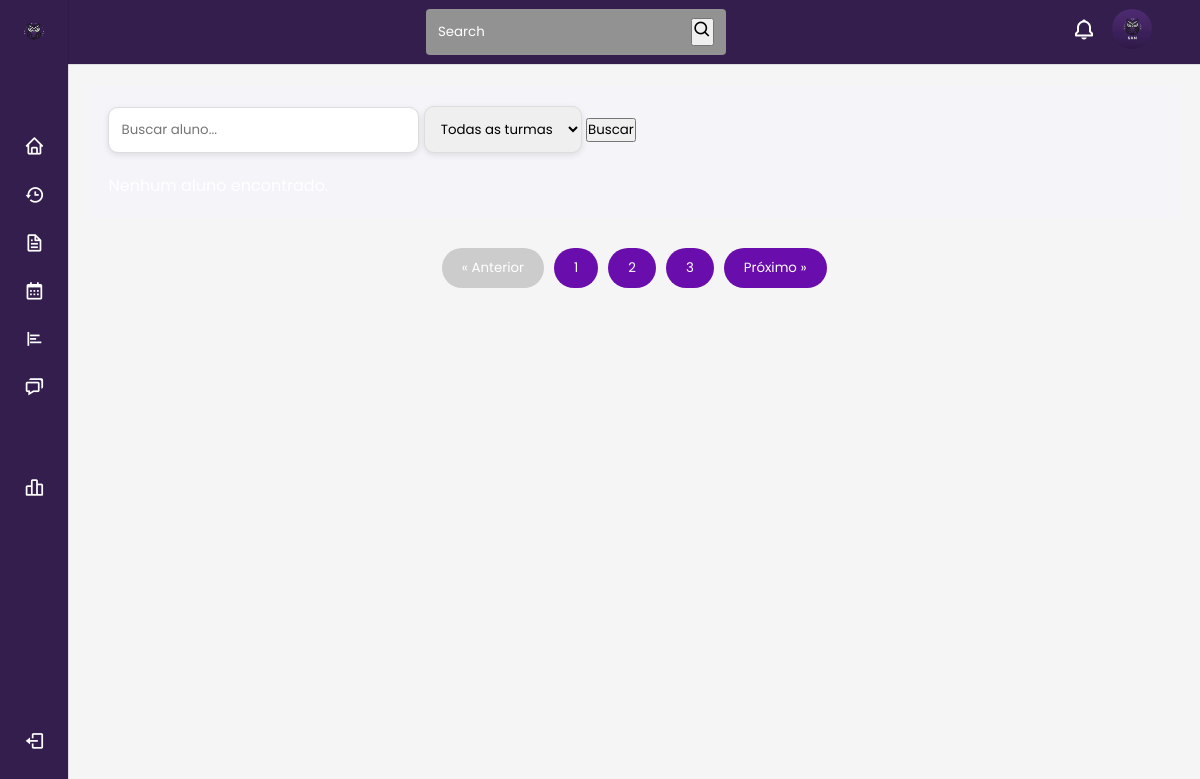
The app's page /pages/professor/dashboard/alunos.php, older data.
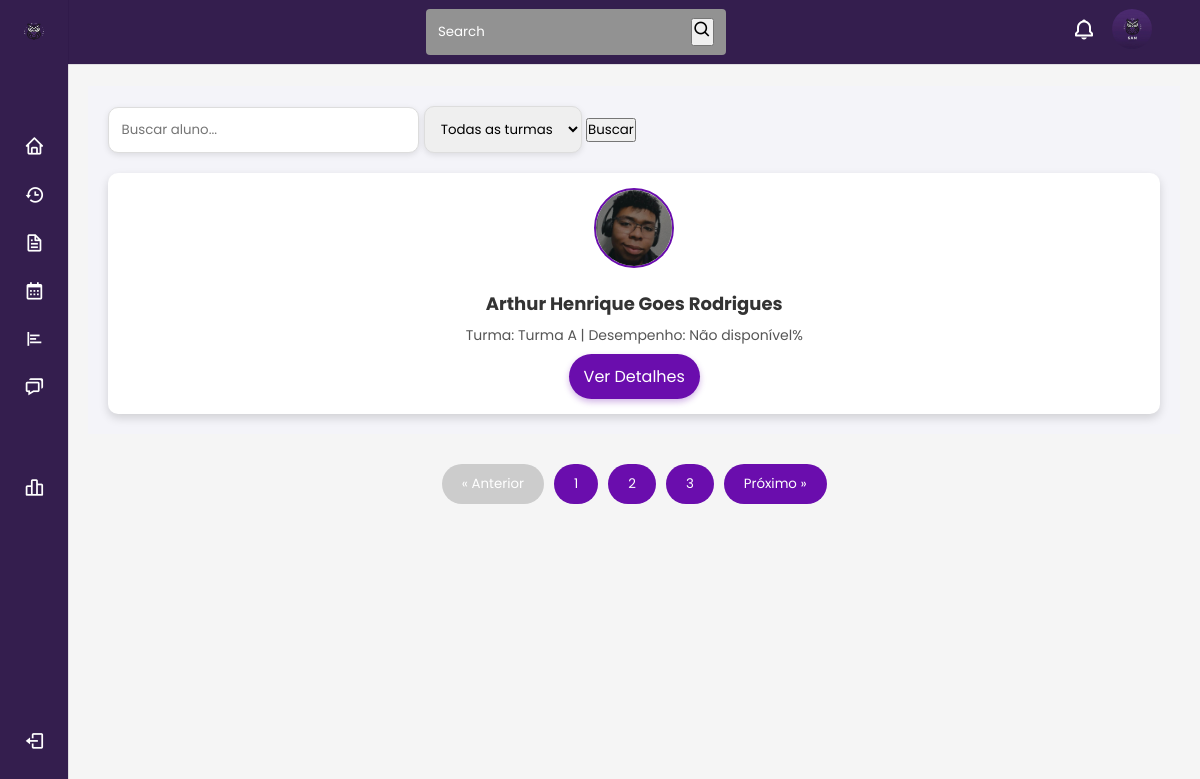
The same page, newer data.
### tables this page shows
CREATE TABLE `turma` (
  `id` int(11) NOT NULL,
  `nome` varchar(50) NOT NULL,
  `disciplina_id` int(11) NOT NULL,
  `professor_id` int(11) NOT NULL,
  `coordenador_id` int(11) NOT NULL,
  `data_inicio` date NOT NULL,
  `data_fim` date NOT NULL,
  `status` enum('ativo','pendente','risco','concluido') DEFAULT NULL,
  `data_criacao` timestamp NOT NULL DEFAULT current_timestamp(),
  `turno` enum('manha','tarde','noite') DEFAULT NULL,
  `periodo` enum('1bim','2bim','3bim','4bim') DEFAULT NULL,
  `progresso` tinyint(3) UNSIGNED DEFAULT 0,
  `aluno_id` int(11) DEFAULT NULL
);

CREATE TABLE `usuarios` (
  `id` int(11) NOT NULL,
  `RM` varchar(10) NOT NULL,
  `cpf` varchar(11) DEFAULT NULL,
  `foto` varchar(255) DEFAULT NULL,
  `email` varchar(40) NOT NULL,
  `senha` varchar(255) NOT NULL,
  `reset_token` varchar(255) DEFAULT NULL,
  `reset_expires` datetime DEFAULT NULL,
  `nome` varchar(40) NOT NULL,
  `telefone` varchar(15) DEFAULT NULL,
  `estado_civil` varchar(50) DEFAULT NULL,
  `data_nascimento` date NOT NULL,
  `genero` enum('masculino','feminino','nao-binario','prefiro-nao-dizer') NOT NULL,
  `endereco` text DEFAULT NULL,
  `cargo` enum('aluno','professor','diretor','coordenador') NOT NULL,
  `status` enum('ativo','inativo') DEFAULT 'ativo',
  `data_matricula` date DEFAULT NULL,
  `data_rematricula` date DEFAULT NULL,
  `nacionalidade` varchar(50) DEFAULT NULL,
  `data_saida` date DEFAULT NULL,
  `data_criacao` timestamp NOT NULL DEFAULT current_timestamp(),
  `updated_at` timestamp NOT NULL DEFAULT current_timestamp() ON UPDATE current_timestamp()
);

### php/global/cabecario2.php (called while the page is built, shortened)
<?php
$host = "localhost";
$username = "root";
$password = "";
$dbname = "sam";
$conn = new mysqli($host, $username, $password, $dbname);
$user = $_SESSION['user'];
$id = $user['id'];
$sqlFoto = "SELECT foto FROM usuarios WHERE id = ?";
$stmtFoto = $conn->prepare($sqlFoto);
$stmtFoto->bind_param("i", $id);
$stmtFoto->execute();
$stmtFoto->bind_result($fotoNome);
if (!empty($fotoNome)) {
    $fotoCaminho = "../../../assets/img/uploads/" . $fotoNome;
} else {
    $fotoCaminho = "../../../assets/img/logo.jpg";
}

### pages/professor/dashboard/alunos.php (the view, shortened to what this page needs)
<?php
include '../../../php/global/cabecario2.php';
include '../../../php/global/notificacao.php';
$classFilter = 'all';
$sqlAlunos = "SELECT u.id, u.nome, u.foto, t.nome AS turma, d.desempenho
              FROM usuarios u
              JOIN turma t ON u.id = t.aluno_id
              LEFT JOIN desempenho_alunos d ON u.id = d.aluno_id
              WHERE u.cargo = 'aluno'";
$alunosResult = $conn->query($sqlAlunos);
?>
<!DOCTYPE html>
<html lang="pt-br">
<head>
    <link rel="stylesheet" href="../../../assets/scss/professor/dashboard/alunos.css">
    <link rel="stylesheet" href="../../../assets/scss/global/sidebar.css">
    <link rel="stylesheet" href="../../../assets/scss/global/estilogeral.css">
    <link rel="stylesheet" href="https://cdnjs.cloudflare.com/ajax/libs/font-awesome/6.5.1/css/all.min.css" />
    <link rel="stylesheet" href="https://cdn.jsdelivr.net/npm/boxicons@latest/css/boxicons.min.css">
    <link href="https://cdn.jsdelivr.net/npm/remixicon@3.2.0/fonts/remixicon.css" rel="stylesheet">
</head>
<body>
<header class="header">
    <div class="header__container">
        <div class="header__search">
            <input type="search" placeholder="Search" class="header__input" id="searchInput" oninput="showSuggestions()" autocomplete="off">
            <button onclick="redirectToPage()"><i class='bx bx-search header__icon'></i></button>
        </div>
        <div class="header__dropdown">
            <i class='bx bx-bell header__notification'></i>
        </div>
        <div class="header__dropdown">
            <img src="../<?php echo $fotoCaminho ?>" alt="" class="header__img">
        </div>
    </div>
</header>
<div class="nav" id="navbar">
    <nav class="nav__container">
        <div>
            <a href="#" class="nav__link nav__logo">
                <img src="../../../assets/img/Group 4.png" alt="Logo SAM" class="nav__logo-img">
            </a>
            <div class="nav__list">
                <div class="nav__items">
                    <a href="../home_professor.php" class="nav__link">
                        <i class='bx bx-home nav__icon'></i>
                    </a>
                    <a href="../historico.php" class="nav__link active">
                        <i class='bx bx-history nav__icon'></i>
                    </a>
                    <a href="../documentos.php" class="nav__link">
                        <i class='bx bx-file nav__icon'></i>
                    </a>
                    <a href="../calendario.php" class="nav__link">
                        <i class='bx bx-calendar nav__icon'></i>
                    </a>
                    <a href="../enquetes.php" class="nav__link">
                        <i class='bx bx-poll nav__icon'></i>
                    </a>
                    <a href="../chat.php" class="nav__link">
                        <i class='bx bx-chat nav__icon'></i>
                    </a>
                    <a href="dashboard.php" class="nav__link">
                        <i class='bx bx-bar-chart-alt-2 nav__icon'></i>
                    </a>
                </div>
            </div>
        </div>
        <a href="../../../php/login/logout.php" class="nav__link nav__logout">
            <i class='bx bx-log-out nav__icon'></i>
        </a>
    </nav>
</div>
<main>
    <div class="main-content">
        <div class="search-bar">
            <form action="" method="get">
            <input type="text" id="searchInput" placeholder="Buscar aluno...">
            <select id="classFilter">
                <option value="all" <?php if ($classFilter === 'all') echo 'selecionado'?>>Todas as turmas</option>
            </select>
            <button type="submit">Buscar</button>
            </form>
        </div>
        <div class="student-list" id="studentList">
    <?php if ($alunosResult->num_rows > 0) {
        while ($row = $alunosResult->fetch_assoc()) {
            $id = $row['id'];
            $nome = $row['nome'];
            $turma = $row['turma'];
            $desempenho = $row['desempenho'] ?? 'Não disponível';
            $foto = $row['foto'];
    ?>
    <div class="student-card" data-turma="<?php echo $turma; ?>">
        <img src="../../../assets/img/uploads/<?php echo $foto; ?>" alt="<?php echo $nome; ?>">
        <h3><?php echo $nome; ?></h3>
        <p>Turma: <?php echo $turma; ?> | Desempenho: <?php echo $desempenho; ?>%</p>
        <a href="../detalhes/detalhes_alunos.php?id=<?php echo $id; ?>">Ver Detalhes</a>
    </div>
    <?php
        }
    } else {
        echo "<p>Nenhum aluno encontrado.</p>";
    } ?>
</div>
        </div>
        <div class="pagination">
            <button disabled>&laquo; Anterior</button>
            <button>1</button>
            <button>2</button>
            <button>3</button>
            <button>Próximo &raquo;</button>
        </div>
</main>
</body>
</html>

### assets/scss/professor/dashboard/alunos.css (style rules this page uses)
.main-content { padding: 20px; margin: 0 auto; background-color: #f4f4f9; max-width: 1200px; box-sizing: border-box; }
.search-bar { margin-bottom: 20px; display: flex; justify-content: space-between; align-items: center; gap: 10px; flex-wrap: wrap; position: relative; width: 100%; max-width: 600px; box-sizing: border-box; }
.search-bar input[type=text] { flex: 1; padding: 12px; border-radius: 10px; border: 1px solid #ddd; box-shadow: 0 2px 6px rgba(0, 0, 0, 0.1); transition: box-shadow 0.3s; padding-right: 40px; box-sizing: border-box; }
.search-bar select { padding: 12px; border-radius: 10px; border: 1px solid #ddd; box-shadow: 0 2px 6px rgba(0, 0, 0, 0.1); flex: 1; max-width: 200px; box-sizing: border-box; }
.student-list { display: grid; grid-template-columns: repeat(auto-fit, minmax(220px, 1fr)); gap: 20px; }
.student-card { background-color: #fff; padding: 15px; border-radius: 10px; box-shadow: 0 4px 10px rgba(0, 0, 0, 0.15); text-align: center; transition: transform 0.3s, box-shadow 0.3s; overflow: hidden; }
.student-card img { width: 80px; height: 80px; border-radius: 50%; -o-object-fit: cover; object-fit: cover; margin-bottom: 15px; border: 2px solid #6a0dad; }
.student-card h3 { font-size: 18px; color: #333; }
.student-card p { color: #555; font-size: 14px; margin: 8px 0; }
.student-card a { display: inline-block; text-decoration: none; background-color: #6a0dad; color: white; padding: 10px 15px; border-radius: 30px; transition: background-color 0.3s; box-shadow: 0 3px 6px rgba(106, 13, 173, 0.3); }
.pagination { display: flex; justify-content: center; align-items: center; gap: 10px; margin-top: 30px; }
.pagination button { background-color: #6a0dad; color: white; border: none; padding: 10px 20px; border-radius: 25px; cursor: pointer; transition: background-color 0.3s; }
.pagination button:disabled { background-color: #ccc; cursor: not-allowed; }

### assets/scss/global/estilogeral.css (style rules this page uses)
* { margin: 0; padding: 0; box-sizing: border-box; list-style-type: none; font-family: "Poppins", sans-serif; }
a { text-decoration: none; }
main { width: 100%; height: auto; background-color: #f5f5f5; padding: 30px 20px; }

Row changes from the older to the newer data that the page shows:
now on this page (row edited): turma: aluno.foto (picture), aluno.nome "Arthur Henrique Goes Rodrigues", nome "Turma A", desempenho "Não disponível"
